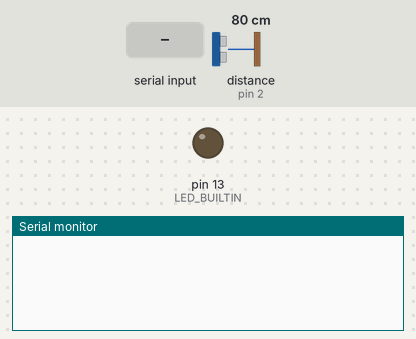
Recording of a sketch running on a simulated Arduino Uno, built with avr-gcc and run on an emulated ATmega328P. Parts: output pins drawn as LEDs (lit = HIGH), the last lines printed to the serial monitor. Inputs (shaded band) come from the test bench; at power-on: distance to the obstacle (sensor on pin 2) 80 cm. The echo pulse lasts 58.3 µs per cm; pins used as bus, display or sensor lines are not drawn.

Above: at 1.2 s.
1.3 s: "1" received over Serial
At 1.59 s:
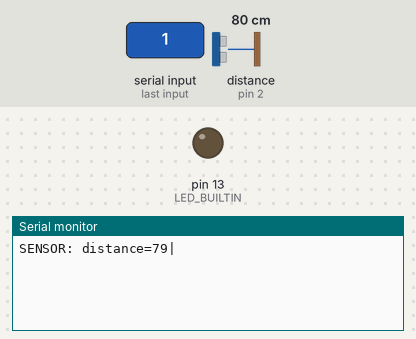
3.3 s: distance to the obstacle (sensor on pin 2) set to 35 cm
At 3.35 s:
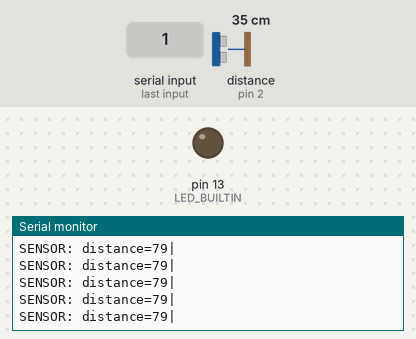
6.3 s: distance to the obstacle (sensor on pin 2) set to 2 cm
At 6.41 s:
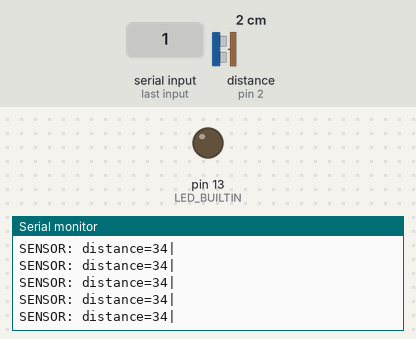
Timing chart, 0 to 9.3 s (numbered marks = the images above; inputs shaded):
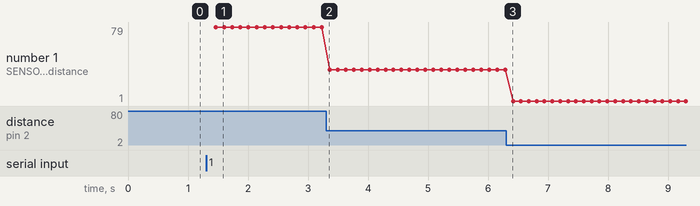

Measured:
- after the input at 1.3 s, the serial monitor: prints a new line after 0.17 s (image 1)
- plotted number 1: 79 → 34 after the input at 3.3 s, 34 → 1 after the input at 6.3 s

The sketch:

sensors.ino
```cpp
// PINS
const int ProximityTriggerPin = 3;
const int ProximityEchoPin = 2;
// OTHER VARS
int incomingByte = 0;
String msg;
bool sync = false;
int distanceVal;
int distancePrevVal;

void setup() {
  pinMode(LED_BUILTIN, OUTPUT);
  pinMode(ProximityTriggerPin, OUTPUT);
  pinMode(ProximityEchoPin, INPUT);
  Serial.begin(9600);

}

void blink1() {
    digitalWrite(LED_BUILTIN, HIGH);
    delay(40);
    digitalWrite(LED_BUILTIN, LOW);
    delay(60);
}

void blink2() {
    digitalWrite(LED_BUILTIN, HIGH);
    delay(20);
    digitalWrite(LED_BUILTIN, LOW);
    delay(50);
    digitalWrite(LED_BUILTIN, HIGH);
    delay(20);
    digitalWrite(LED_BUILTIN, LOW);
    delay(10);
}

String getDistance(String msg) {
  // Needed "protocol" for the proximity sensor
  digitalWrite(ProximityTriggerPin, LOW); // Reset triggerPin
  delayMicroseconds(2);
  digitalWrite(ProximityTriggerPin, HIGH); // Sets triggerPin on HIGH state for 10 microsecs
  delayMicroseconds(10);
  digitalWrite(ProximityTriggerPin, LOW);
  long duration = pulseIn(ProximityEchoPin, HIGH);
  distanceVal = duration*0.034/2;
  // This one is here because sensor throws 1000+ value when too close
  if ((distanceVal - distancePrevVal) > 500 ) {
    distanceVal = 0;
  }

  distancePrevVal = distanceVal;
  msg.concat("distance=");
  msg.concat(distanceVal);
  msg.concat("|");

  return msg;
}


void loop() {
  msg = "SENSOR: ";
  if (Serial.available() > 0) {
    // read the incoming byte:
    incomingByte = Serial.read();

    //Serial.println("LOG: Synced");

    sync = true;
  }

  delay(30);
  if (sync == true) {
    // DISTANCE SENSOR
    msg = getDistance(msg);

    Serial.println(msg);
  }
  //this is only here to improve sync between arduino and raspberry, avoid unnecessary reads per call, reads that are not complete...and so on.
  //  Adapt this delay and the one at ARDUINO_READ_DELAY on .env if you need to improve synchronisation.
  //    (my Hardware may be different than yours and these values may not work so well for you)
  delay(100);
}
```
